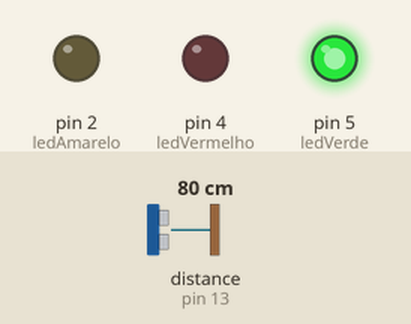
This sketch was run on a simulated Arduino Uno, built with avr-gcc and run on an emulated ATmega328P. Parts: output pins drawn as LEDs (lit = HIGH). Wiring (inferred from the names in the program): ultrasonic range finder: trigger pin 12; echo pin 13. The inputs (shaded band) are chosen by the test bench; at power-on: distance to the obstacle (sensor on pin 13) 80 cm. The echo pulse lasts 58.3 µs per cm; pins used as bus, display or sensor lines are not drawn.

Above: at 1.3 s.
1.4 s: distance to the obstacle (sensor on pin 13) set to 24 cm
2.9 s: distance to the obstacle (sensor on pin 13) set to 19 cm
At 4.2 s:
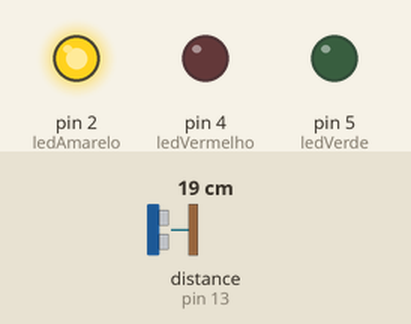
4.5 s: distance to the obstacle (sensor on pin 13) set to 12 cm
6.0 s: distance to the obstacle (sensor on pin 13) set to 9 cm
At 6.9 s:
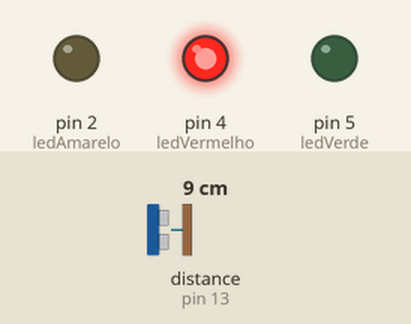
7.5 s: distance to the obstacle (sensor on pin 13) set to 18 cm
At 8.2 s:
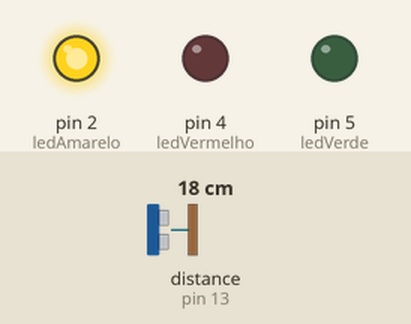
9.0 s: distance to the obstacle (sensor on pin 13) set to 2 cm
At 9.5 s:
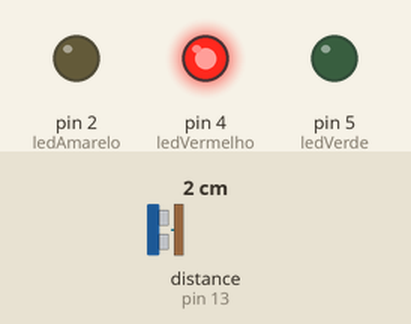
Timing chart, 0 to 11.5 s (numbered marks = the images above; inputs shaded):
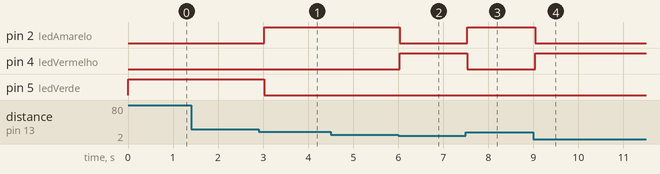

Measured:
- the behaviour switches between 21 and 20 cm on distance to the obstacle (sensor on pin 13) (found by bisection; images 0 and 1)
- the behaviour switches between 11 and 10 cm on distance to the obstacle (sensor on pin 13) (found by bisection; images 1 and 2)
- after the input at 1.4 s, every drawn part: stays the same
- after the input at 2.9 s, pin 2 (ledAmarelo): LOW → HIGH after 0.12 s; pin 5 (ledVerde): HIGH → LOW after 0.12 s
- after the input at 4.5 s, every drawn part: stays the same
- after the input at 6.0 s, pin 2 (ledAmarelo): HIGH → LOW at once; pin 4 (ledVermelho): LOW → HIGH at once
- after the input at 7.5 s, pin 2 (ledAmarelo): LOW → HIGH at once; pin 4 (ledVermelho): HIGH → LOW at once
- after the input at 9.0 s, pin 2 (ledAmarelo): HIGH → LOW at once; pin 4 (ledVermelho): LOW → HIGH at once

The sketch:

sketch_mar19a.ino
```cpp
const int ledVermelho = 4;
const int ledAmarelo = 2;
const int ledVerde = 5;

const int trPin = 12;
const int ecPin = 13;
float duracao_us, distancia_cm;

void setup()
{
  pinMode(ledVermelho, OUTPUT);
  pinMode(ledVerde, OUTPUT);
  pinMode(ledAmarelo, OUTPUT);
  pinMode(trPin, OUTPUT);
  pinMode(ecPin, INPUT);


}

void loop()
{
  digitalWrite(trPin, HIGH);
  delayMicroseconds(10);
  digitalWrite(trPin, LOW);

  duracao_us = pulseIn(ecPin, HIGH);
  distancia_cm = 0.017 * duracao_us;

  if(distancia_cm<10){
  	digitalWrite(ledVermelho, HIGH);
  	digitalWrite(ledVerde, LOW);
  	digitalWrite(ledAmarelo, LOW);
  }else if(distancia_cm<20){
  	digitalWrite(ledVermelho, LOW);
  	digitalWrite(ledVerde, LOW);
  	digitalWrite(ledAmarelo, HIGH);
  }else if(distancia_cm>20){
    digitalWrite(ledVermelho, LOW);
  	digitalWrite(ledVerde, HIGH);
  	digitalWrite(ledAmarelo, LOW);
  }

  delay(500);

}
```
